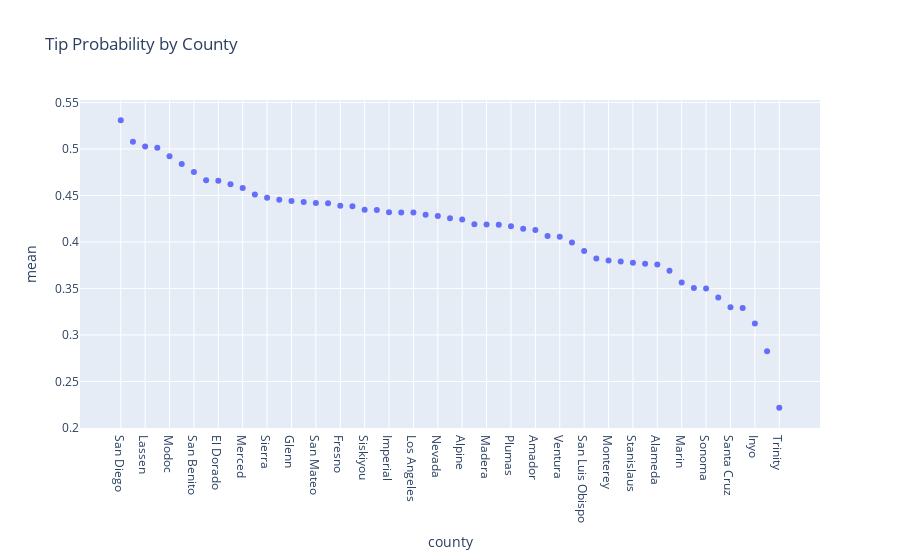

This figure's notebook cell:
### Markdown cell above
#### Lassen sich regionale Unterschiede im Trinkgeldverhalten erkennen?

### Code cell
# tip probability by county
order_id_tip_info = df.groupby(['order_id'])['tip'].first().reset_index()
order_id_tip_info = order_id_tip_info.merge(df.groupby(['order_id'])['county'].first().reset_index(), on='order_id')
tip_prob_by_county = order_id_tip_info.groupby(['county'])['tip'].agg(['count', 'mean']).reset_index().query('count > 100').sort_values(by='mean', ascending=False)
fig = px.scatter(tip_prob_by_county, x='county', y='mean', title='Tip Probability by County', hover_data=['count'])
fig.show()

### Figure 1 — Plotly figure (JSON) as saved in the notebook; plotly's stock layout.template omitted (floating-point values rounded to 4 significant figures)
{"data": [{"customdata": [[2379], [13977], [2406], [2017], [9467], [2602], [7311], [3728], [1524], [12850], [12028], [3094], [3399], [2750], [35541], [31601], [7927], [18050], [32685], [34496], [7193], [9611], [16609], [1515], [12311], [43559], [6437], [2628], [9971], [25420], [13790], [3231], [6015], [7665], [17681], [5358], [24684], [3924], [3699], [947], [24142], [810], [3457], [23234], [3976], [7703], [8580], [8990], [2229], [13589], [19340], [19302], [7548], [1664], [185]], "hovertemplate": "county=%{x}<br>mean=%{y}<br>count=%{customdata[0]}<extra></extra>", "legendgroup": "", "marker": {"color": "#636efa", "symbol": "circle"}, "mode": "markers", "name": "", "orientation": "v", "showlegend": false, "type": "scatter", "x": ["San Diego", "Santa Barbara", "Lassen", "Del Norte", "Modoc", "Tuolumne", "San Benito", "Shasta", "El Dorado", "San Francisco", "Merced", "Kings", "Sierra", "Mono", "Glenn", "Kern", "San Mateo", "Yuba", "Fresno", "Orange", "Siskiyou", "Santa Clara", "Imperial", "Humboldt", "Los Angeles", "Calaveras", "Nevada", "Napa", "Alpine", "Sutter", "Madera", "Solano", "Plumas", "Contra Costa", "Amador", "Colusa", "Ventura", "Riverside", "San Luis Obispo", "San Joaquin", "Monterey", "Tehama", "Stanislaus", "Mariposa", "Alameda", "Yolo", "Marin", "Mendocino", "Sonoma", "Sacramento", "Santa Cruz", "Lake", "Inyo", "Tulare", "Trinity"], "xaxis": "x", "y": [0.5309, 0.5075, 0.5025, 0.5012, 0.4921, 0.4839, 0.475, 0.4662, 0.4659, 0.4621, 0.4579, 0.4509, 0.4475, 0.4455, 0.444, 0.4429, 0.4418, 0.4416, 0.4388, 0.4382, 0.4345, 0.4343, 0.4319, 0.4317, 0.4316, 0.4292, 0.4278, 0.4254, 0.424, 0.419, 0.4188, 0.4184, 0.4168, 0.4141, 0.4128, 0.4063, 0.4056, 0.3993, 0.3901, 0.3823, 0.3801, 0.379, 0.3775, 0.3766, 0.3758, 0.3691, 0.3563, 0.3505, 0.3499, 0.3401, 0.3297, 0.3289, 0.3124, 0.2825, 0.2216], "yaxis": "y"}], "layout": {"legend": {"tracegroupgap": 0}, "title": {"text": "Tip Probability by County"}, "xaxis": {"anchor": "y", "domain": [0, 1], "title": {"text": "county"}}, "yaxis": {"anchor": "x", "domain": [0, 1], "title": {"text": "mean"}}}}
